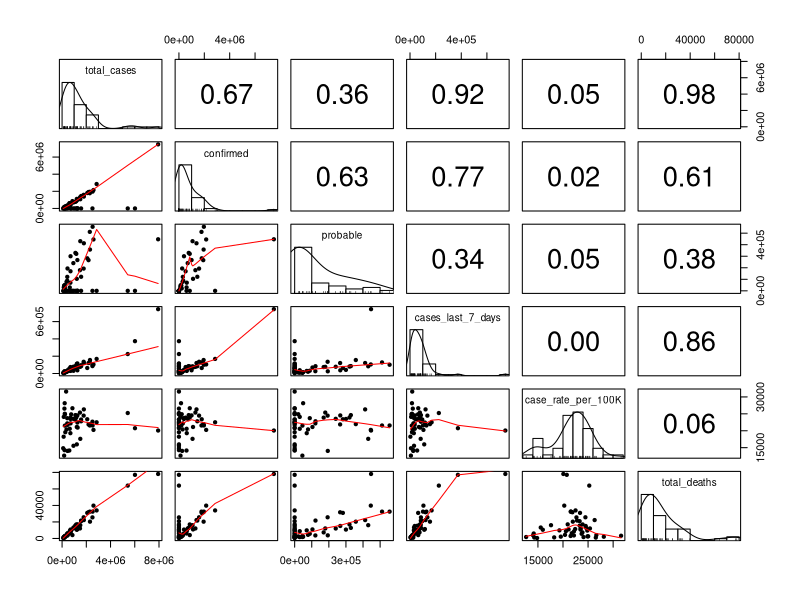
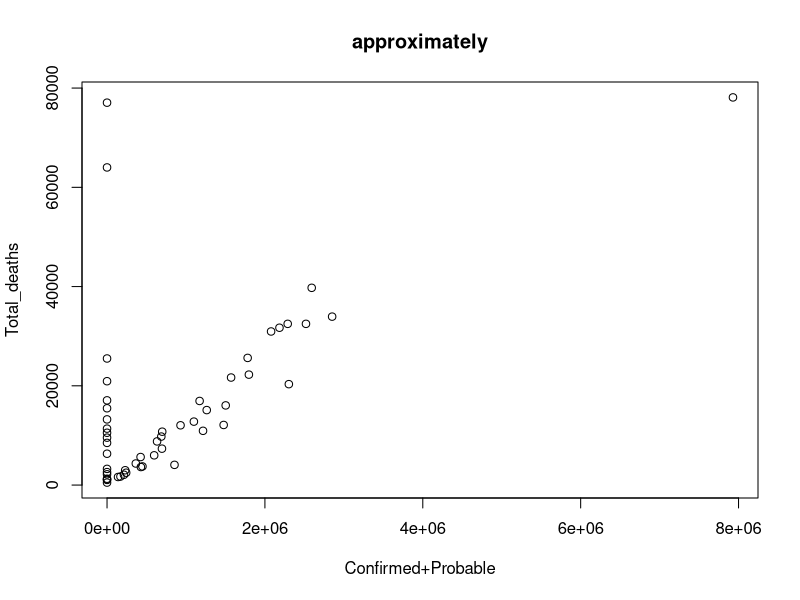

These figures' R source, in order:
## ---- chunk 1
setwd('C:/Users/Pavani/Desktop/CS 422/HW1')
data.df <- read.delim(file = 'us-covid.csv', sep = ',', header = T, comment.char = '#')
data.df
## ---- chunk 2
data.df <- subset(data.df, select = -confirmed_deaths )
data.df
## ---- chunk 3
data.df <- data.df[order(-data.df$total_cases),]
head(data.df,6)
tail(data.df,6)
## ---- chunk 4
library(psych)
pairs.panels(data.df[3:8], hist.col = "white", ellipses = FALSE)
## ---- chunk 5
# The first two columns are excluded in correlation analysis because state and level does not work for correlation. 
# From the above figure The  Max correlation is 0.98
# The Min correlation is 0
## ---- chunk 6
plot(data.df$confirmed+data.df$probable, data.df$total_deaths, main="approximately",xlab="Confirmed+Probable",ylab="Total_deaths")
## ---- chunk 7
# Anomaly - A data point or a collection of data points that dont follow the same pattern as rest of the data.
# From the above graph the columns with zero values are detected as anamolies.
## ---- chunk 8
library(dplyr)
data <- select( data.df, state, total_cases, confirmed, probable, total_deaths)
anomaly_data <- filter(data, confirmed == 0, probable == 0 )
print(anomaly_data)
